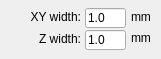
         <widget class="QWidget" name="page_19">
          <widget class="QLabel" name="label_155">
           <property name="geometry">
            <rect>
             <x>131</x>
             <y>9</y>
             <width>21</width>
             <height>16</height>
            </rect>
           </property>
           <property name="text">
            <string>mm</string>
           </property>
          </widget>
          <widget class="QLabel" name="label_143">
           <property name="geometry">
            <rect>
             <x>-19</x>
             <y>9</y>
             <width>100</width>
             <height>16</height>
            </rect>
           </property>
           <property name="text">
            <string>XY width:</string>
           </property>
           <property name="alignment">
            <set>Qt::AlignRight|Qt::AlignTrailing|Qt::AlignVCenter</set>
           </property>
          </widget>
          <widget class="QLineEdit" name="ledBlurDelta">
           <property name="geometry">
            <rect>
             <x>85</x>
             <y>8</y>
             <width>41</width>
             <height>20</height>
            </rect>
           </property>
           <property name="text">
            <string>1.0</string>
           </property>
          </widget>
          <widget class="QLabel" name="label_159">
           <property name="geometry">
            <rect>
             <x>131</x>
             <y>30</y>
             <width>21</width>
             <height>16</height>
            </rect>
           </property>
           <property name="text">
            <string>mm</string>
           </property>
          </widget>
          <widget class="QLabel" name="label_160">
           <property name="geometry">
            <rect>
             <x>-19</x>
             <y>31</y>
             <width>100</width>
             <height>16</height>
            </rect>
           </property>
           <property name="text">
            <string>Z width:</string>
           </property>
           <property name="alignment">
            <set>Qt::AlignRight|Qt::AlignTrailing|Qt::AlignVCenter</set>
           </property>
          </widget>
          <widget class="QLineEdit" name="ledBlurDeltaZ">
           <property name="geometry">
            <rect>
             <x>85</x>
             <y>30</y>
             <width>41</width>
             <height>20</height>
            </rect>
           </property>
           <property name="text">
            <string>1.0</string>
           </property>
          </widget>
         </widget>
